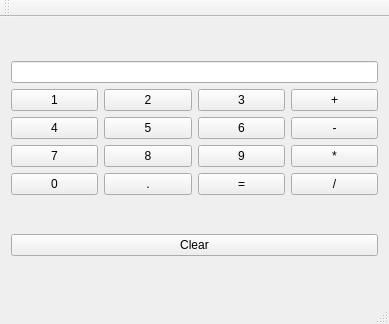
<?xml version="1.0" encoding="UTF-8"?>
<ui version="4.0">
 <class>MainWindow</class>
 <widget class="QMainWindow" name="MainWindow">
  <property name="geometry">
   <rect>
    <x>0</x>
    <y>0</y>
    <width>389</width>
    <height>324</height>
   </rect>
  </property>
  <property name="windowTitle">
   <string>MainWindow</string>
  </property>
  <widget class="QWidget" name="centralWidget">
   <layout class="QVBoxLayout" name="verticalLayout_3">
    <item>
     <layout class="QVBoxLayout" name="verticalLayout_2">
      <item>
       <widget class="QLineEdit" name="lineEdit"/>
      </item>
      <item>
       <layout class="QVBoxLayout" name="verticalLayout">
        <item>
         <layout class="QHBoxLayout" name="horizontalLayout">
          <item>
           <widget class="QPushButton" name="pushButton_1">
            <property name="text">
             <string>1</string>
            </property>
           </widget>
          </item>
          <item>
           <widget class="QPushButton" name="pushButton_2">
            <property name="text">
             <string>2</string>
            </property>
           </widget>
          </item>
          <item>
           <widget class="QPushButton" name="pushButton_3">
            <property name="text">
             <string>3</string>
            </property>
           </widget>
          </item>
          <item>
           <widget class="QPushButton" name="pushButton_plus">
            <property name="text">
             <string>+</string>
            </property>
           </widget>
          </item>
         </layout>
        </item>
        <item>
         <layout class="QHBoxLayout" name="horizontalLayout_2">
          <item>
           <widget class="QPushButton" name="pushButton_4">
            <property name="text">
             <string>4</string>
            </property>
           </widget>
          </item>
          <item>
           <widget class="QPushButton" name="pushButton_5">
            <property name="text">
             <string>5</string>
            </property>
           </widget>
          </item>
          <item>
           <widget class="QPushButton" name="pushButton_6">
            <property name="text">
             <string>6</string>
            </property>
           </widget>
          </item>
          <item>
           <widget class="QPushButton" name="pushButton_minus">
            <property name="text">
             <string>-</string>
            </property>
           </widget>
          </item>
         </layout>
        </item>
        <item>
         <layout class="QHBoxLayout" name="horizontalLayout_3">
          <item>
           <widget class="QPushButton" name="pushButton_7">
            <property name="text">
             <string>7</string>
            </property>
           </widget>
          </item>
          <item>
           <widget class="QPushButton" name="pushButton_8">
            <property name="text">
             <string>8</string>
            </property>
           </widget>
          </item>
          <item>
           <widget class="QPushButton" name="pushButton_9">
            <property name="text">
             <string>9</string>
            </property>
           </widget>
          </item>
          <item>
           <widget class="QPushButton" name="pushButton_times">
            <property name="text">
             <string>*</string>
            </property>
           </widget>
          </item>
         </layout>
        </item>
        <item>
         <layout class="QHBoxLayout" name="horizontalLayout_4">
          <item>
           <widget class="QPushButton" name="pushButton_0">
            <property name="text">
             <string>0</string>
            </property>
           </widget>
          </item>
          <item>
           <widget class="QPushButton" name="pushButton_decimal">
            <property name="text">
             <string>.</string>
            </property>
           </widget>
          </item>
          <item>
           <widget class="QPushButton" name="pushButton_equals">
            <property name="text">
             <string>=</string>
            </property>
           </widget>
          </item>
          <item>
           <widget class="QPushButton" name="pushButton_10">
            <property name="text">
             <string>/</string>
            </property>
           </widget>
          </item>
         </layout>
        </item>
       </layout>
      </item>
     </layout>
    </item>
    <item>
     <widget class="QPushButton" name="pushButton">
      <property name="text">
       <string>Clear</string>
      </property>
     </widget>
    </item>
   </layout>
   <zorder></zorder>
   <zorder>pushButton</zorder>
   <zorder></zorder>
  </widget>
  <widget class="QMenuBar" name="menuBar">
   <property name="geometry">
    <rect>
     <x>0</x>
     <y>0</y>
     <width>389</width>
     <height>21</height>
    </rect>
   </property>
  </widget>
  <widget class="QToolBar" name="mainToolBar">
   <attribute name="toolBarArea">
    <enum>TopToolBarArea</enum>
   </attribute>
   <attribute name="toolBarBreak">
    <bool>false</bool>
   </attribute>
  </widget>
  <widget class="QStatusBar" name="statusBar"/>
 </widget>
 <layoutdefault spacing="6" margin="11"/>
 <resources/>
 <connections/>
</ui>
